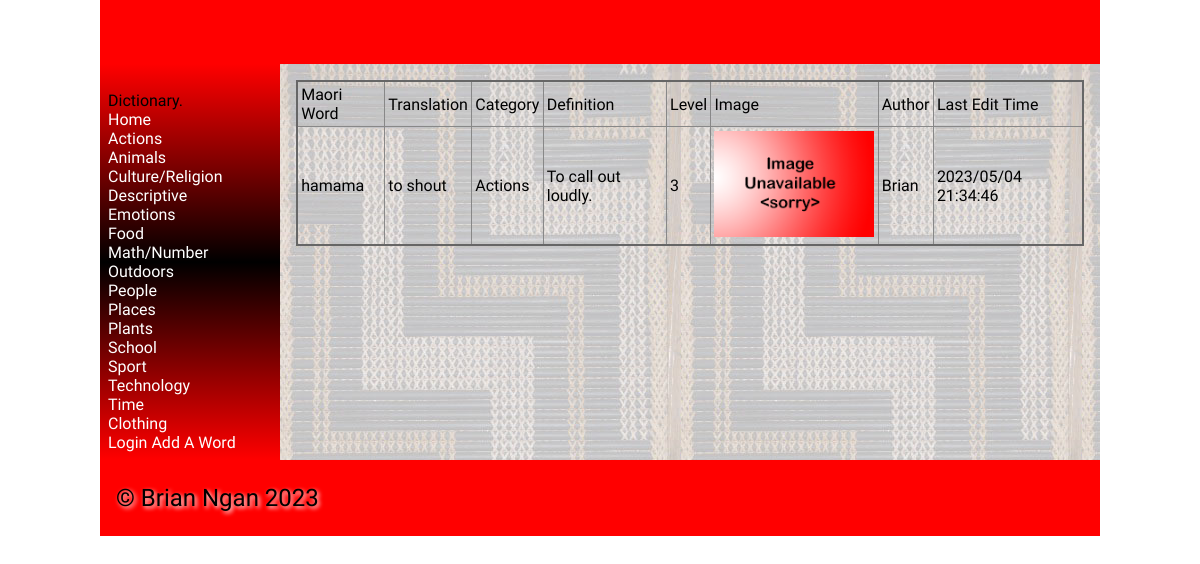
Before: /worddisplay/1208 with the older database file.
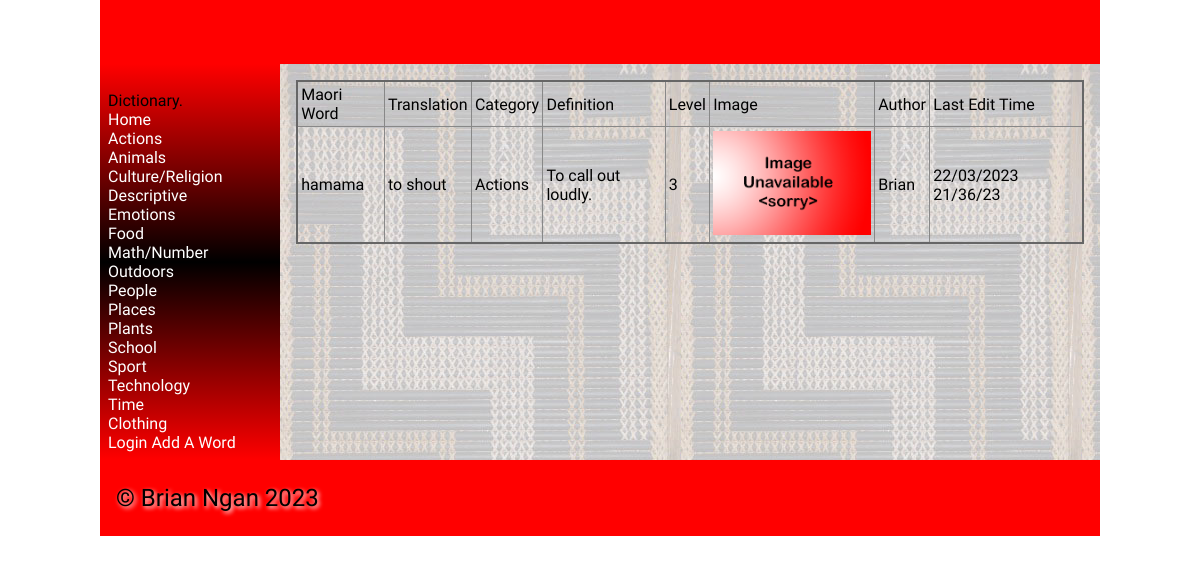
After: the same page with the newer database file.
### tables this page shows
CREATE TABLE categories
(
    id       integer
        primary key autoincrement,
    category varchar(30)
);

CREATE TABLE "vocab_list"
(
    id                  integer
        primary key autoincrement,
    maori_word          varchar default 30,
    english_translation varchar default 30,
    category            integer,
    definition          varchar default 500,
    level               integer,
    image               varchar(60),
    author              integer,
    last_edit_time      varchar(50)
);

CREATE TABLE user
(
    id         integer
        primary key autoincrement,
    first_name varchar default 30,
    last_name  varchar default 30,
    email      varchar default 80
        unique,
    password   char    default 60
, user_type integer);

### flaskProject/app.py (the view)
@app.route('/worddisplay/<word_id>')
def render_worddisplay(word_id):
    con = create_connection(DATABASE)
    cur = con.cursor()
    query = "SELECT vocab_list.id, vocab_list.maori_word, vocab_list.english_translation, categories.category, vocab_list.definition, vocab_list.level, vocab_list.image, user.first_name, vocab_list.last_edit_time FROM vocab_list INNER JOIN categories ON vocab_list.category=categories.id INNER JOIN user ON vocab_list.author=user.id WHERE vocab_list.id = ?"
    cur.execute(query, (word_id,))
    words_list = cur.fetchall()
    return render_template('worddisplay.html', logged_in=logged_in_checker(), categories=get_all_category(),
                           word=words_list)

### flaskProject/app.py (called while the page is built)
def create_connection(db_file):
    try:
        connection = sqlite3.connect(db_file)
        return connection
    except Error as e:
        print(e)
    return None

def logged_in_checker():
    if session.get('email') is None:
        return None
    elif session.get('user_type') == 1:
        return 0
    elif session.get('user_type') == 2:
        return 1

def get_all_category():
    con = create_connection(DATABASE)
    cur = con.cursor()
    query = "SELECT * FROM categories"
    cur.execute(query, )
    return cur.fetchall()

### flaskProject/templates/worddisplay.html (shortened to what this page needs)
{% extends "base.html" %}
{% block main %}
<table>
        <thead>
            <tr>
                <td>Maori Word</td>
                <td>Translation</td>
                <td>Category</td>
                <td>Definition</td>
                <td>Level</td>
                <td>Image</td>
                <td>Author</td>
                <td>Last Edit Time</td>
            </tr>
        </thead>
        <tbody>
        {% for credential in word %}
            <tr>
                <td>{{ credential[1] }}</td>
                <td>{{ credential[2] }}</td>
                <td>{{ credential[3] }}</td>
                <td>{{ credential[4] }}</td>
                <td>{{ credential[5] }}</td>
                <td>
                    {% if credential[6] %}
                        <img src="/static/images/{{ credential[6] }}">
                    {% else %}
                        <img src="/static/images/noimage.png">
                    {% endif %}
                </td>
                <td>{{ credential[7] }}</td>
                <td>{{ credential[8] }}</td>
            </tr>
        {% endfor %}
        </tbody>
    </table>
{% endblock %}

### flaskProject/templates/base.html (shortened to what this page needs)
<!doctype html>
<html lang="en">
<head>
	<link href="{{ url_for('static', filename='css/style.css') }}" rel="stylesheet">
</head>
<body>
	<div id="container">
		<header>
			<h1>{% block heading %}{% endblock %}</h1>
		</header>
		<nav>
			<div class="container">
				<div class="navbar-brand">Dictionary.</div>
					<div class="navbar-links">
						<a href="/">Home</a><br>
                        {% for category in categories %}
                        <a href="/category/{{ category[0] }}">{{ category[1] }}</a><br>
                        {% endfor %}
						{% if logged_in == None %}
						<a href="/login">Login</a>
						{% else %}
						<a href="/login">Switch Accounts</a>
						{%endif%}
						<a href="/addword">Add A Word</a>
					</div>
			</div>
		</nav>
		<main>
            {% block main%}{% endblock %}
        </main>
		<footer>
			<p>
				&copy; Brian Ngan 2023
			</p>
		</footer>
	</div>
</body>
</html>

### flaskProject/static/css/style.css (style rules this page uses)
* { font-family: Comfortaa, sans-serif; margin: 0; padding: 0; box-sizing: border-box; }
#container { display: grid; grid-template-columns: 75px auto; grid-template-areas: 'nav header' 'main main' 'footer footer'; }
header { grid-area: header; background-color: #f00; padding: 1rem; }
nav { grid-area: nav; }
main { grid-area: main; padding: 1rem; background-color: #edd; }
h1, h2, h3, h4 { padding: 1rem 0; font-family: 'Suez One', serif; color: #000; text-shadow: 2px 2px 4px #fff; }
p { padding: 0.5rem 0; }
a { color: #222; }
img { width: 100%; }
table { width: 100%; border: 2px solid #666; border-collapse: collapse; }
th, td { border: 1px solid #888; padding: 0.2rem; text-align: left; }
footer { grid-area: footer; padding: 1rem; background-color: #f00; }
footer p { color: #000; text-shadow: 2px 2px 4px #fff; font-size: 1.5rem; }
@media only screen and (min-width: 768px) { #container { grid-template-columns: 180px auto; grid-template-areas: 'header header' 'nav main' 'footer footer'; } }
@media only screen and (min-width: 768px) { nav { background: linear-gradient(180deg, rgba(255,0,0,1) 0%, rgba(0, 0, 0, 1) 50%, rgba(255,0,0,1) 100%); padding: 0.5rem; } }
@media only screen and (min-width: 768px) { nav a { color: #fff; text-decoration: none; } }
@media only screen and (min-width: 768px) { main { background-image: url('/poutama.jpg'); } }
@media only screen and (min-width: 1000px) { #container { width: 1000px; margin: auto; } }

Changed rows visible on the page:
changed vocab_list "hamama": last_edit_time "2023/05/04 21:34:46" → "22/03/2023 21/36/23"
